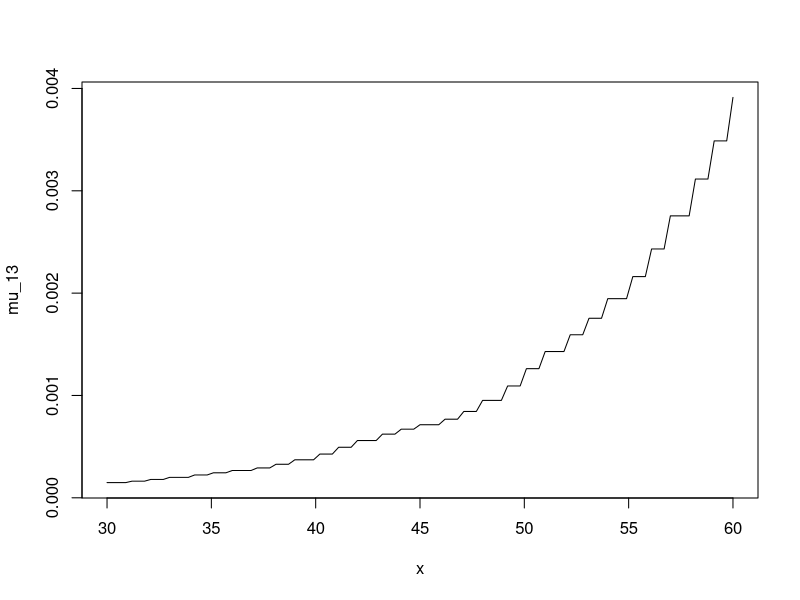
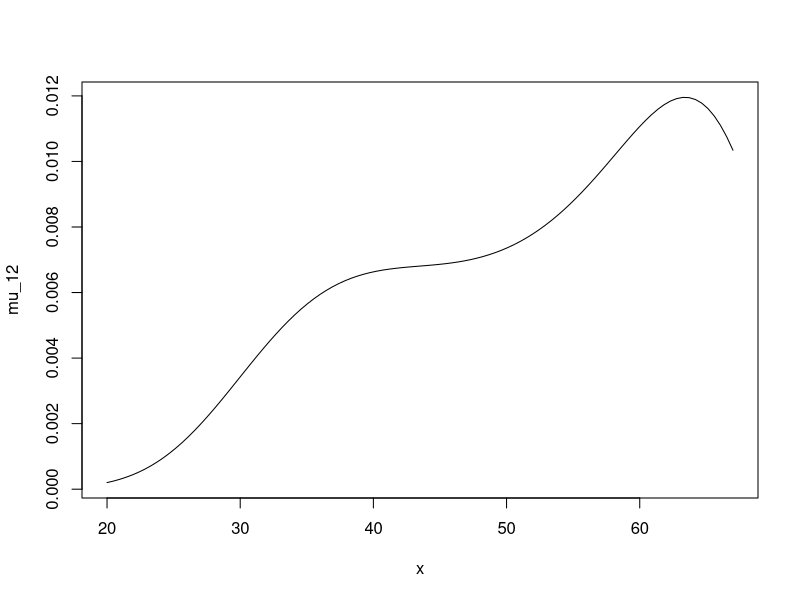
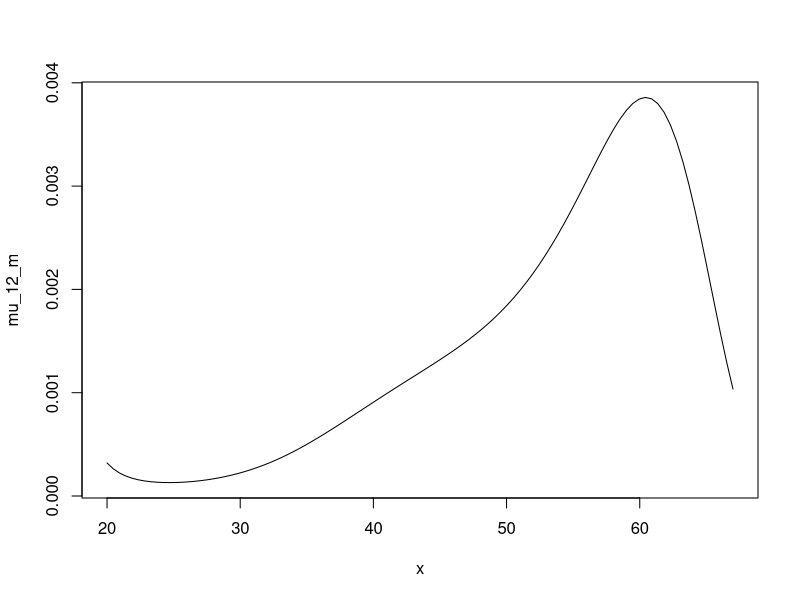

Recreate these plots in R, in order. (Note: this script raises an error after producing the figures.)
##############################################
##                 Priser                   ##
##############################################

t_0 <- 40
t_slut <- 67
h <- 1/12  # En måned som trinlængde
w <- 0 #start varrighed
eps <- 1 #dækningsperioden


#------------- Intensiteter ------------------
library("readxl")
levetidbench <- read_excel("Benchmark_doedelighed2022_010224.xlsx")
mu_13 <- function (t){levetidbench$Kvinder[t+1]}

mu_12 <-function(t,z){0.01034251*(t>67)+exp(-22.93861+0.8512794751*t+0.007038620628*t^2-0.001014142721*t^3+1.910555732* 10^(-5)*t^4-1.112835873* 10^(-7)*t^5)*(t<=67)}

mu_12_m <-function(t,z){0.0009687435*(t>67) +(exp(72.53851-10.66927*t+0.53371*t^{2}-0.012798*t^3+1.4922*10^{-4}*t^{4}-6.8007*10^{-7}*t^5))*(t<=67)}


plot(mu_13,xlim=c(30,60))
plot(mu_12,xlim=c(20,67))
plot(mu_12_m,xlim=c(20,67))

#tjek lige om det er for mænd

reserve_DI <- sum(integrand2[1:12])
reserve_DI_simple <- sum(integrand[1:12])

#---------------- mu_ACDI --------------------

t_values <- seq(t_0, t_0+eps, by = h)

mu_ACDI_vector <- sapply(t_values, mu_12)
#mu_ACDE_vector <- sapply(t_values, mu_13)


#------------- exp(-int mu)-------------------
int <- function(t) {
  mu_12(t)+mu_13(t)
}

# Opret en sekvens af t og z værdier med trin h = 1/12 (månedlige trin)
t_values <- seq(t_0, t_0+eps, by = h)

# Initialiser en vektor til at gemme resultaterne og den akkumulerede sum
results <- numeric(length(t_values))
accumulated_sum <- 0

# Start første trin ved at evaluere ved første t og z
t_lower <- t_values[1]

# Loop over de resterende værdier af t og z, og akkumuler kun det nye inkrement
for (i in 2:length(t_values)) {
  t_upper <- t_values[i]
  
  # Integrer kun over det lille interval fra forrige til nuværende step
  increment <- int(t_upper) * h
  
  # Læg inkrementet til den akkumulerede sum
  accumulated_sum <- accumulated_sum + increment
  results[i] <- accumulated_sum
}

p_12_vektor <- exp(-results)

#------------- exp(-int r)-------------------
library("readxl")
rentekurve<-read_excel("Rentekurven_020124.xlsx")
years <- 1:120  # Hvis din dataframe har data op til 10 år. Udvid hvis nødvendigt.
rates <- as.numeric(rentekurve[1, 2:(length(years) + 1)])/100 # Ekstraher renteværdierne fra rækken og divider med 100 for at få det i procent

#approximere lineært mellem punkterne i rentekurven 
r <- approxfun(years, rates, method = "linear", rule = 2)

#Simple produkt
discount <- function(s) {
  integral <- integrate(function(tau) r(tau), lower = 0, upper = s)$value
  return(exp(-integral))
} 

# Generér en sekvens af tidspunkter fra 0 til t_slut - t_0 med intervaller på h
s_sequence <- seq(0, eps, h)

# Anvend discount-funktionen på hver værdi i s_sequence
discount_vector <- sapply(s_sequence, discount)



#------------- Priser -------------------
sum(discount_vector*p_12_vektor*reserve_DI*mu_ACDI_vector)

sum(discount_vector[1:12]*p_12_vektor[1:12]*sum(integrand2)*mu_ACDI_vector[1:12]/12)

sum(integrand2)*mu_12(40,0)

sum(discount_vector[1:12]*p_12_vektor[1:12]*Res2*mu_ACDI_vector[1:12]/12)
sum(discount_vector[1:12]*p_12_vektor[1:12]*Res2*mu_ACDI_vector[1:12]/12)/sum(discount_vector[1:12]*p_12_vektor[1:12]/12)
Res2[1]*mu_12(40,0)
Res2[1]*mu_12(40,0)/sum(discount_vector[1:12]*p_12_vektor[1:12]/12)

sum(discount_vector[1:12]*p_12_vektor[1:12]*Res1*mu_ACDI_vector[1:12]/12)
sum(discount_vector[1:12]*p_12_vektor[1:12]*Res1*mu_ACDI_vector[1:12]/12)/sum(discount_vector[1:12]*p_12_vektor[1:12]/12)
Res1[1]*mu_12(40,0)
Res1[1]*mu_12(40,0)/sum(discount_vector[1:12]*p_12_vektor[1:12]/12)




